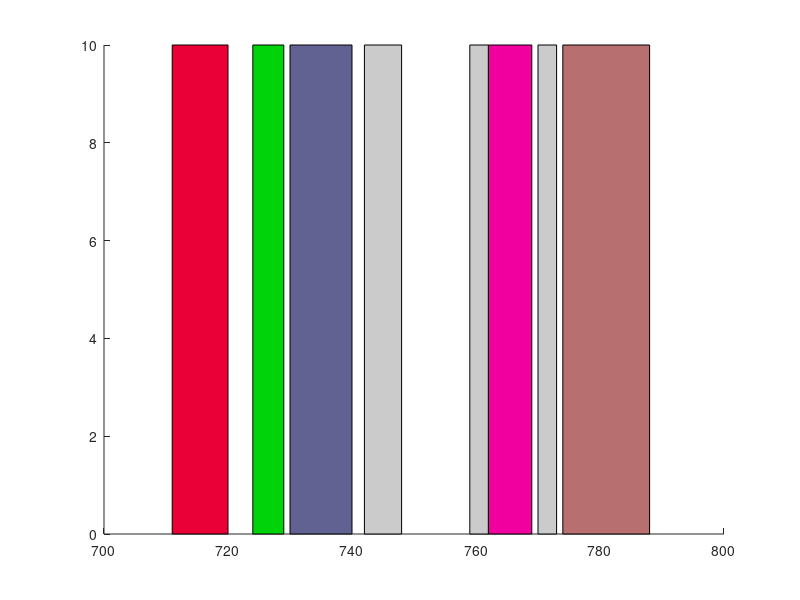

The MATLAB source for this figure:

%### converter loops
%#atomselect macro cloop1 { segid CONV and (resid 710 to 711) }
%#atomselect macro cloop2 { segid CONV and (resid 742 to 748) }
%#atomselect macro cloop3 { segid CONV and (resid 759 to 762) }
%#atomselect macro cloop4 { segid CONV and (resid 771 to 773) }
%### converter helices
%#atomselect macro hel1 { segid CONV and (resid 711 to 720) }
%#atomselect macro hel2 { segid CONV and (resid 724 to 729) }
%#atomselect macro hel3 { segid CONV and (resid 730 to 740) }
%#atomselect macro hel4 { segid CONV and (resid 762 to 769) }
%#atomselect macro bets { segid CONV and (( resid 748 to 751 ) or ( resid 754 to 758 ) or ( resid 706 to 710 )) }
%#
%#atomselect macro Cinsert   { segid CONV and (resid 774 to 788) } ;# ok

% places domain separators and domain labels;
ind=[ 742, 748, ... % cl2
759, 762, ... % cl3
770, 773, ... % cl4
711, 720, ... % hel1
724, 729, ... % hel2
730, 740, ... % hel3
762, 769, ... % hel4
774, 788 ... % CI
];

% custom colors
colors=[ [255 255 255]*0.8;... %lp2
[255 255 255]*0.8;... %lp3
[255 255 255]*0.8;... % lp4
235 0 55;... %H1
0 212 9;... %H2
98 98 147;... %H3
243 0 160;... %H4
185 111 111]; %cinsert
colors=colors/256;

%colors=colors.^0.7; % fade

l=length(ind);
ind2=reshape(ind,2, l/2)';

str=ind2(:,1); %starting indices
stp=ind2(:,2); %stopping indices

%plot the lines

l=length(str);
yl=10;

c=colormap;
cinc=length(c)/l;

gray=[0.8 0.8 0.8];
white=[1 1 1];
red=[1 0 0];

for i=1:l
 x=linspace(str(i), stp(i),2);
% h=rectangle('position', [ x(1) 0 x(2)-x(1) ylim ], 'facecolor', gray, 'edgecolor',[0 0 0]);
% h=rectangle('position', [ x(1) 0 x(2)-x(1) yl ], 'facecolor', c(cinc*i,:), 'edgecolor',[0 0 0]);

% prescribed colors:
 h=rectangle('position', [ x(1) 0 x(2)-x(1) yl ], 'facecolor', colors(i,:), 'edgecolor',[0 0 0]);

end  
%box on;


% print;

%print(gcf, '-deps2', 'domains.ps');
%print(gcf, '-painters', '-dpsc2', 'domains.ps');
